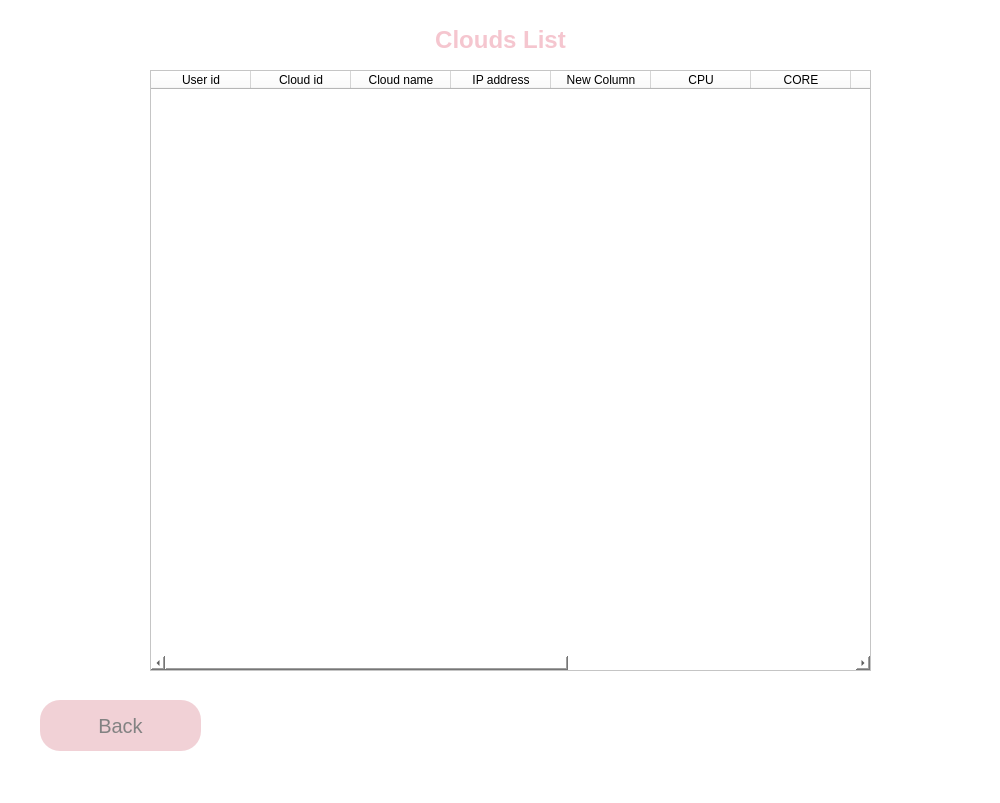
<?xml version="1.0" encoding="UTF-8"?>
<ui version="4.0">
 <class>Form</class>
 <widget class="QWidget" name="Form">
  <property name="geometry">
   <rect>
    <x>0</x>
    <y>0</y>
    <width>1000</width>
    <height>803</height>
   </rect>
  </property>
  <property name="windowTitle">
   <string>Cloud List</string>
  </property>
  <property name="styleSheet">
   <string notr="true">background-color: rgb(255, 255, 255);</string>
  </property>
  <widget class="QLabel" name="label">
   <property name="geometry">
    <rect>
     <x>370</x>
     <y>10</y>
     <width>261</width>
     <height>61</height>
    </rect>
   </property>
   <property name="font">
    <font>
     <family>MS UI Gothic</family>
     <pointsize>15</pointsize>
     <weight>75</weight>
     <bold>true</bold>
    </font>
   </property>
   <property name="text">
    <string>&lt;html&gt;&lt;head/&gt;&lt;body&gt;&lt;p&gt;&lt;span style=&quot; font-size:18pt; color:#f5c6cf;&quot;&gt;Clouds List&lt;/span&gt;&lt;/p&gt;&lt;/body&gt;&lt;/html&gt;</string>
   </property>
   <property name="alignment">
    <set>Qt::AlignCenter</set>
   </property>
  </widget>
  <widget class="QPushButton" name="back">
   <property name="geometry">
    <rect>
     <x>40</x>
     <y>700</y>
     <width>161</width>
     <height>51</height>
    </rect>
   </property>
   <property name="font">
    <font>
     <pointsize>15</pointsize>
    </font>
   </property>
   <property name="styleSheet">
    <string notr="true">QPushButton
{
	background-color: #f1d1d6;
	color: #828282;
	border-radius:20px;
}

QPushButton:hover
{
	background-color: #ff8b8d;
	color: #656565;
	border-radius:20px;
}</string>
   </property>
   <property name="text">
    <string>Back</string>
   </property>
  </widget>
  <widget class="QTableWidget" name="tableWidget">
   <property name="geometry">
    <rect>
     <x>150</x>
     <y>70</y>
     <width>721</width>
     <height>601</height>
    </rect>
   </property>
   <property name="selectionMode">
    <enum>QAbstractItemView::SingleSelection</enum>
   </property>
   <property name="selectionBehavior">
    <enum>QAbstractItemView::SelectRows</enum>
   </property>
   <attribute name="horizontalHeaderDefaultSectionSize">
    <number>100</number>
   </attribute>
   <column>
    <property name="text">
     <string>User id</string>
    </property>
   </column>
   <column>
    <property name="text">
     <string>Cloud id</string>
    </property>
   </column>
   <column>
    <property name="text">
     <string>Cloud name</string>
    </property>
   </column>
   <column>
    <property name="text">
     <string>IP address</string>
    </property>
   </column>
   <column>
    <property name="text">
     <string>New Column</string>
    </property>
   </column>
   <column>
    <property name="text">
     <string>CPU</string>
    </property>
   </column>
   <column>
    <property name="text">
     <string>CORE</string>
    </property>
   </column>
   <column>
    <property name="text">
     <string>DISK</string>
    </property>
   </column>
   <column>
    <property name="text">
     <string>RAM</string>
    </property>
   </column>
   <column>
    <property name="text">
     <string>cost per day</string>
    </property>
   </column>
   <column>
    <property name="text">
     <string>Cloud status</string>
    </property>
   </column>
   <column>
    <property name="text">
     <string>Date</string>
    </property>
   </column>
  </widget>
 </widget>
 <resources/>
 <connections/>
</ui>
